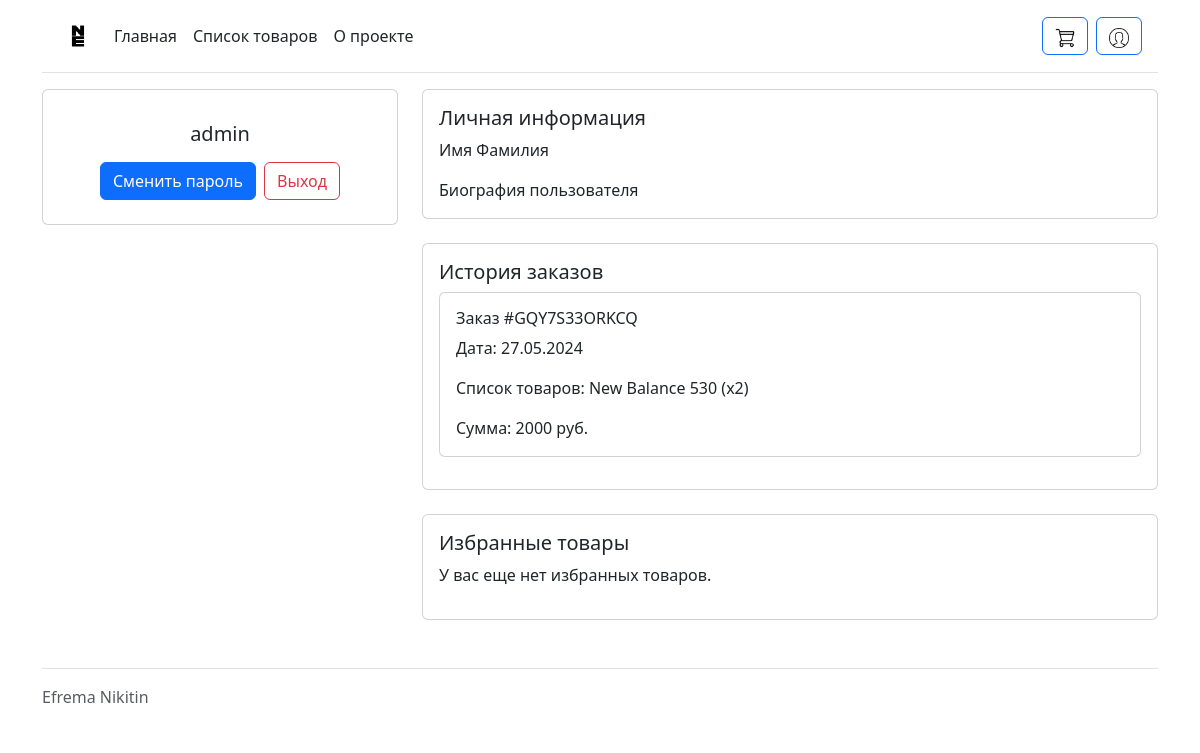
/profile/ (signed in), run on the app's committed database.
### catalog/models.py (models this page shows, shortened)
class OrderHistory(models.Model):
    user = models.ForeignKey(User, on_delete=models.CASCADE, related_name='orders')
    order_number = models.CharField(max_length=20, unique=True)
    order_date = models.DateTimeField(auto_now_add=True)
    items = models.TextField()
    total_price = models.PositiveIntegerField(default=1)

### homepage/views.py (the view)
# urls.py: path("profile/", homepage.views.profile, name="profile"),
def profile(request):
    user = request.user
    if user.is_authenticated:
        orders = OrderHistory.objects.filter(user=user).order_by('-order_date')
    else:
        orders = []
    context = {"user": user,
               'orders': orders}
    template = "homepage/profile.html"
    return render(request, template, context)

### templates/homepage/profile.html (shortened to what this page needs)
{% extends "base.html" %}
{% load static %}
{% block content %}
  {% if user.is_authenticated %}
    <div class="row">
      <div class="col-md-4">
        <div class="card mb-4">
          <div class="card-body text-center">
            <h5 class="my-3">{{ user.username }}</h5>
            <div class="d-flex justify-content-center mb-2">
              <a href="{% url 'users:password_change' %}" class="btn btn-primary me-2">Сменить пароль</a>
              <a href="{% url 'users:logout' %}" class="btn btn-outline-danger">Выход</a>
            </div>
          </div>
        </div>
      </div>
      <div class="col-md-8">
        <div class="card mb-4">
          <div class="card-body">
            <h5 class="card-title">Личная информация</h5>
            <p class="card-text">Имя Фамилия</p>
            <p class="card-text">Биография пользователя</p>
          </div>
        </div>
        <div class="card mb-4">
          <div class="card-body">
            <h5 class="card-title">История заказов</h5>
            {% for order in orders %}
            <div class="card mb-3">
              <div class="card-body">
                <h6 class="card-title">Заказ #{{ order.order_number }}</h6>
                <p class="card-text">Дата: {{ order.order_date|date:"d.m.Y" }}</p>
                <p class="card-text">Список товаров: {{ order.items }}</p>
                <p class="card-text">Сумма: {{ order.total_price }} руб.</p>
              </div>
            </div>
            {% empty %}
            <p>У вас еще нет заказов.</p>
            {% endfor %}
          </div>
        </div>
        <div class="card mb-4">
          <div class="card-body">
            <h5 class="card-title">Избранные товары</h5>
            <div class="row">
              {% for favorite in user.favorite_items.all %}
              <div class="col-md-4">
                <a href="{% url 'catalog:item_detail' favorite.item.pk %}" class="card-link">
                  <div class="card position-relative">
                    <img src="{{ favorite.item.item_main_image.image.url }}" class="card-img-top">
                    <div class="card-body">
                      <h5 class="card-title">{{ favorite.item.name }}</h5>
                      <p class="card-text">{{ favorite.item.price }} руб</p>
                    </div>
                    <a href="#" class="position-absolute bottom-0 end-0 m-3 favorite-toggle" data-item-id="{{ favorite.item.pk }}">
                      <svg xmlns="http://www.w3.org/2000/svg" viewBox="0 0 24 24" fill="red" width="24px" height="24px">
                        <path d="M0 0h24v24H0z" fill="none"/>
                        <path d="M12 17.27L18.18 21l-1.64-7.03L22 9.24l-7.19-.61L12 2 9.19 8.63 2 9.24l5.46 4.73L5.82 21z"/>
                      </svg>
                    </a>
                  </div>
                </a>
              </div>
              {% empty %}
              <p>У вас еще нет избранных товаров.</p>
              {% endfor %}
            </div>
          </div>
        </div>
      </div>
    </div>
  {% else %}
    {% url 'users:login' as the_url %}
    <meta http-equiv="refresh" content="0; url={{ the_url }}">
  {% endif %}
{% endblock %}

### data on the page
OrderHistory: order_number "GQY7S33ORKCQ", order_date "27.05.2024", items "New Balance 530 (x2)", total_price "2000"

### other printed values
{{ user.username }} "admin"
